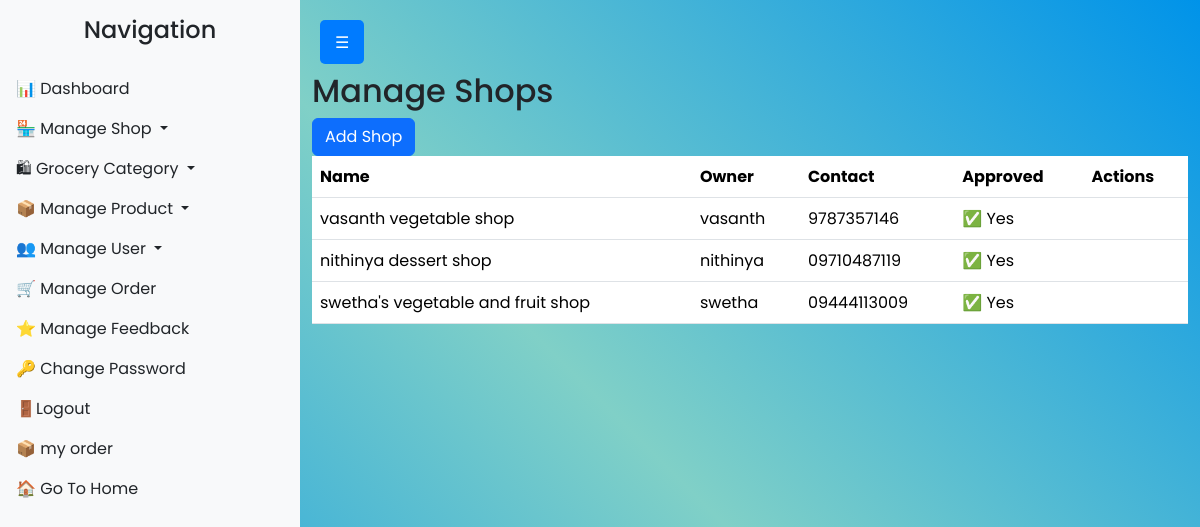
The app's page /view/ (signed in) with its own data.
### Grocery_app1/models.py (models this page shows, shortened)
class ShopRegistrationRequest(models.Model):
    user = models.OneToOneField(User, on_delete=models.CASCADE,related_name='shop')
    shop_name = models.CharField(max_length=200)
    description = models.TextField(blank=True, null=True)
    address = models.TextField()
    contact_number = models.CharField(max_length=15)
    logo = models.ImageField(upload_to="shop_logos/", blank=True, null=True)
    is_approved = models.BooleanField(default=False)
    created_at = models.DateTimeField(auto_now_add=True)

### dashboard/views.py (the view)
# urls.py: path('view/', dashboard_views.view_shops, name='view_shops'),
@login_required
def view_shops(request):
    shops = ShopRegistrationRequest.objects.all()
    return render(request, 'dashboards/admin/view_shop.html', {'shops': shops})

### templates/dashboards/admin/view_shop.html (shortened to what this page needs)
{%include 'header.html'%}
{% block navbar_admin %}
    {% include 'dashboards/admin/admin_nav.html' %}
{% endblock %}
<div class="main-content" id="content">
    <div class="container mt-5">
    <br>
<h2>Manage Shops</h2>
<a href="{% url 'add_shop' %}" class="btn btn-primary">Add Shop</a>
<table class="table">
    <thead>
        <tr>
            <th>Name</th>
            <th>Owner</th>
            <th>Contact</th>
            <th>Approved</th>
            <th>Actions</th>
        </tr>
    </thead>
    <tbody>
        {% for shop in shops %}
        <tr>
            <td>{{ shop.shop_name }}</td>
            <td>{{ shop.user.username }}</td>
            <td>{{ shop.contact_number }}</td>
            <td>{% if shop.is_approved %} ✅ Yes {% else %} ❌ No {% endif %}</td>
            <td>
            </td>
        </tr>
        {% endfor %}
    </tbody>
</table>
</div>
</div>

### templates/dashboards/admin/admin_nav.html (style rules this page uses)
.main-content { margin-left: 300px; transition: all 0.3s ease; }

### records on screen
ShopRegistrationRequest: shop_name "vasanth vegetable shop", user.username "vasanth", contact_number "9787357146", is_approved "✅ Yes"
ShopRegistrationRequest: shop_name "nithinya dessert shop", user.username "nithinya", contact_number "09710487119", is_approved "✅ Yes"
ShopRegistrationRequest: shop_name "swetha's vegetable and fruit shop", user.username "swetha", contact_number "09444113009", is_approved "✅ Yes"
